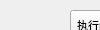
              <widget class="QWidget" name="page_8">
               <property name="geometry">
                <rect>
                 <x>0</x>
                 <y>0</y>
                 <width>100</width>
                 <height>30</height>
                </rect>
               </property>
               <attribute name="label">
                <string>结果</string>
               </attribute>
               <widget class="QGroupBox" name="groupBox_10">
                <property name="geometry">
                 <rect>
                  <x>10</x>
                  <y>50</y>
                  <width>221</width>
                  <height>71</height>
                 </rect>
                </property>
                <property name="font">
                 <font>
                  <family>Agency FB</family>
                  <pointsize>8</pointsize>
                 </font>
                </property>
                <property name="title">
                 <string>可视化</string>
                </property>
                <widget class="QWidget" name="gridLayoutWidget_6">
                 <property name="geometry">
                  <rect>
                   <x>10</x>
                   <y>30</y>
                   <width>201</width>
                   <height>31</height>
                  </rect>
                 </property>
                 <layout class="QGridLayout" name="gridLayout_7">
                  <item row="0" column="1">
                   <widget class="QPushButton" name="IGA_Vis_Y">
                    <property name="text">
                     <string>Y</string>
                    </property>
                   </widget>
                  </item>
                  <item row="0" column="0">
                   <widget class="QPushButton" name="IGA_Vis_X">
                    <property name="text">
                     <string>X</string>
                    </property>
                   </widget>
                  </item>
                  <item row="0" column="2">
                   <widget class="QPushButton" name="IGA_Vis_Z">
                    <property name="text">
                     <string>Z</string>
                    </property>
                   </widget>
                  </item>
                 </layout>
                </widget>
               </widget>
               <widget class="QPushButton" name="IGA_Linear_Pro">
                <property name="geometry">
                 <rect>
                  <x>70</x>
                  <y>10</y>
                  <width>91</width>
                  <height>31</height>
                 </rect>
                </property>
                <property name="font">
                 <font>
                  <family>Agency FB</family>
                  <pointsize>8</pointsize>
                 </font>
                </property>
                <property name="text">
                 <string>执行线弹性仿真</string>
                </property>
               </widget>
              </widget>
